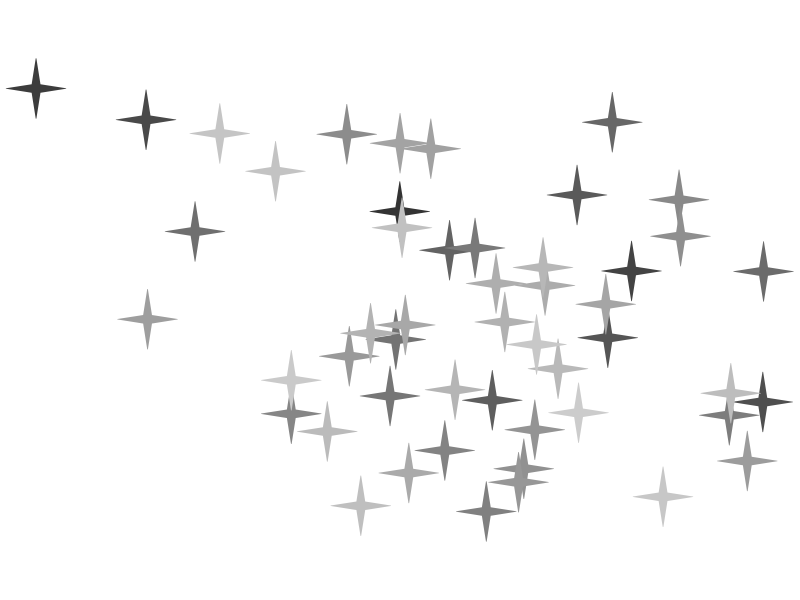

Write the R code that produced this figure.
library(ggplot2)
library(dplyr)
library(tibble)

data <- tibble(
  x = rnorm(50) * 2,
  y = rnorm(50),
  color = 1:50,
)

plot <- ggplot(data, aes(x = x, y = y, color = factor(color))) +
  geom_point(shape = "\U1F7C4", size = 20) +
  scale_color_grey(guide = "none") +
  coord_cartesian(ylim = c(min(data$y) - 0.5, max(data$y) + 0.5)) +
  theme_void()

ggsave("index.svg", path = "src/components/stars", plot = plot, width = 10, height = 5)
